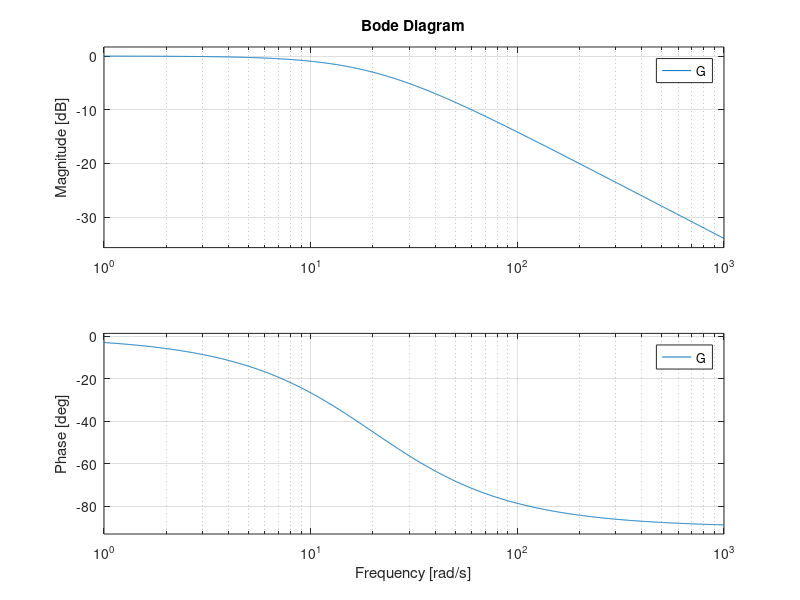
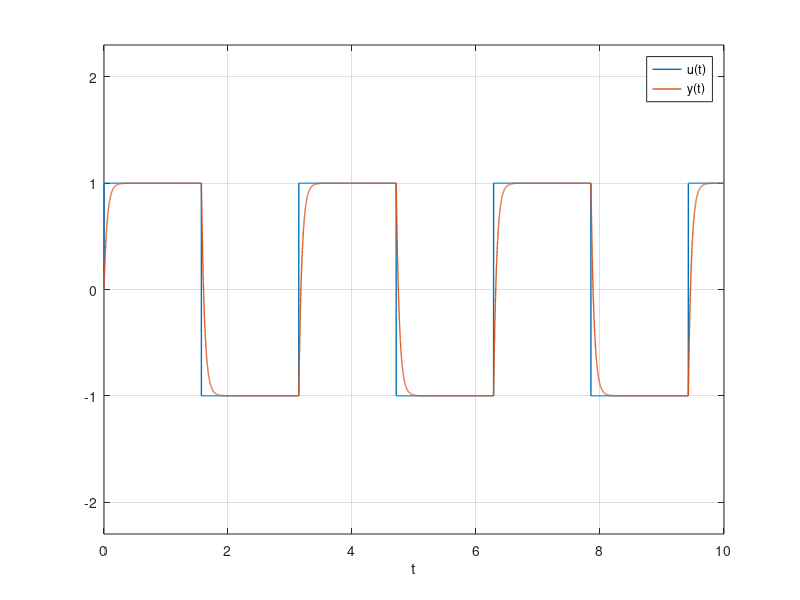

These figures' MATLAB source, in order:
%
% Azione filtrante dei sistemi dinamici: esempio onda quadra
%
close all; clear all; clc;

% Sistema: filtro PASSA-BASSO con pulsazione di taglio in a 10 rad/s
mu = 1;   % guadagno
T  = 0.05; % costante di tempo

% parametri dell'onda quadra in ingresso
omega = 2;      % pulsazione: 2 rad/s
tt = 0:1e-3:10; % intervallo temporale: da 0 ad 10 con passo 0.01

% parametri del rumore
enable_noise = false;
omega_noise = 1000;
amplitude_noise = 1;

%% simulazione

fprintf('Pulsazione segnale in ingresso: %.2f rad/s (%.2f Hz)\n', omega, omega/(2*pi));
fprintf('Pulsazione di taglio a -3dB: %.2f rad/s (%.2f Hz)\n\n', 1/T, 1/(T*2*pi));

% definizione del sistema
s = tf('s');
G = mu/(1+T*s);

% definizione dell'ingresso
uu = sign(sin(omega*tt));

if enable_noise
    uu = uu + amplitude_noise*sin(omega_noise*tt);
end

% simulazione sistema
yy = lsim(G, uu, tt);

%% plot

% diagramma di bode
figure;
bode(G);
box on; zoom on; grid on;

% plot ingresso-uscita
figure;
hold on; box on; zoom on; grid on;
plot(tt,uu,'LineWidth',1,'DisplayName','u(t)');
plot(tt,yy,'LineWidth',1,'DisplayName','y(t)');
ylim([-2.3,2.3]);
xlabel('t');
legend;
